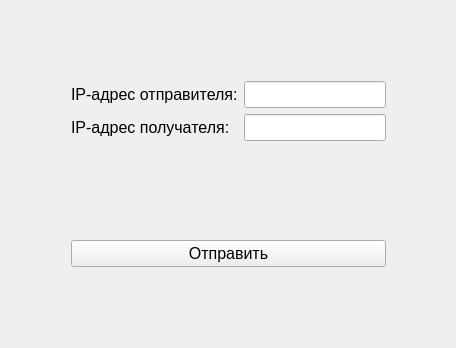
<?xml version="1.0" encoding="UTF-8"?>
<ui version="4.0">
 <class>Widget</class>
 <widget class="QWidget" name="Widget">
  <property name="geometry">
   <rect>
    <x>0</x>
    <y>0</y>
    <width>456</width>
    <height>348</height>
   </rect>
  </property>
  <property name="font">
   <font>
    <pointsize>12</pointsize>
    <bold>false</bold>
   </font>
  </property>
  <property name="windowTitle">
   <string>Sender</string>
  </property>
  <layout class="QGridLayout" name="gridLayout_2">
   <item row="1" column="1">
    <layout class="QGridLayout" name="gridLayout">
     <item row="0" column="0">
      <widget class="QLabel" name="label">
       <property name="text">
        <string>IP-адрес отправителя:</string>
       </property>
      </widget>
     </item>
     <item row="0" column="1">
      <widget class="QLineEdit" name="lineIPSender"/>
     </item>
     <item row="1" column="0">
      <widget class="QLabel" name="label_2">
       <property name="text">
        <string>IP-адрес получателя:</string>
       </property>
      </widget>
     </item>
     <item row="1" column="1">
      <widget class="QLineEdit" name="lineIPReceiver"/>
     </item>
    </layout>
   </item>
   <item row="3" column="1">
    <spacer name="verticalSpacer">
     <property name="orientation">
      <enum>Qt::Vertical</enum>
     </property>
     <property name="sizeHint" stdset="0">
      <size>
       <width>20</width>
       <height>40</height>
      </size>
     </property>
    </spacer>
   </item>
   <item row="4" column="2">
    <spacer name="horizontalSpacer_2">
     <property name="orientation">
      <enum>Qt::Horizontal</enum>
     </property>
     <property name="sizeHint" stdset="0">
      <size>
       <width>40</width>
       <height>20</height>
      </size>
     </property>
    </spacer>
   </item>
   <item row="4" column="1">
    <widget class="QPushButton" name="btnSend">
     <property name="text">
      <string>Отправить</string>
     </property>
    </widget>
   </item>
   <item row="4" column="0">
    <spacer name="horizontalSpacer">
     <property name="orientation">
      <enum>Qt::Horizontal</enum>
     </property>
     <property name="sizeHint" stdset="0">
      <size>
       <width>40</width>
       <height>20</height>
      </size>
     </property>
    </spacer>
   </item>
   <item row="5" column="1">
    <spacer name="verticalSpacer_3">
     <property name="orientation">
      <enum>Qt::Vertical</enum>
     </property>
     <property name="sizeHint" stdset="0">
      <size>
       <width>20</width>
       <height>40</height>
      </size>
     </property>
    </spacer>
   </item>
   <item row="0" column="1">
    <spacer name="verticalSpacer_2">
     <property name="orientation">
      <enum>Qt::Vertical</enum>
     </property>
     <property name="sizeHint" stdset="0">
      <size>
       <width>20</width>
       <height>40</height>
      </size>
     </property>
    </spacer>
   </item>
   <item row="2" column="1">
    <widget class="QLabel" name="lblTest">
     <property name="text">
      <string/>
     </property>
    </widget>
   </item>
  </layout>
 </widget>
 <layoutdefault spacing="6" margin="11"/>
 <resources/>
 <connections/>
</ui>
